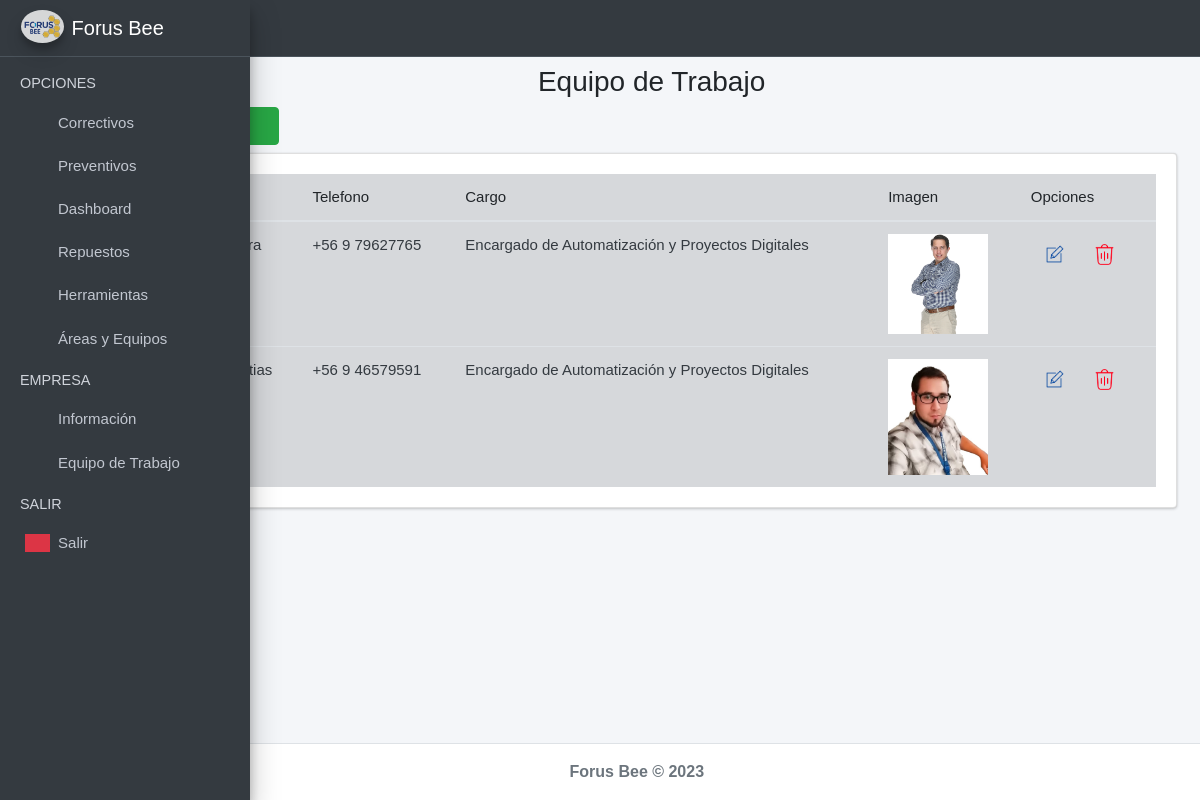
Before: /personal/ (signed in) with the older database file.
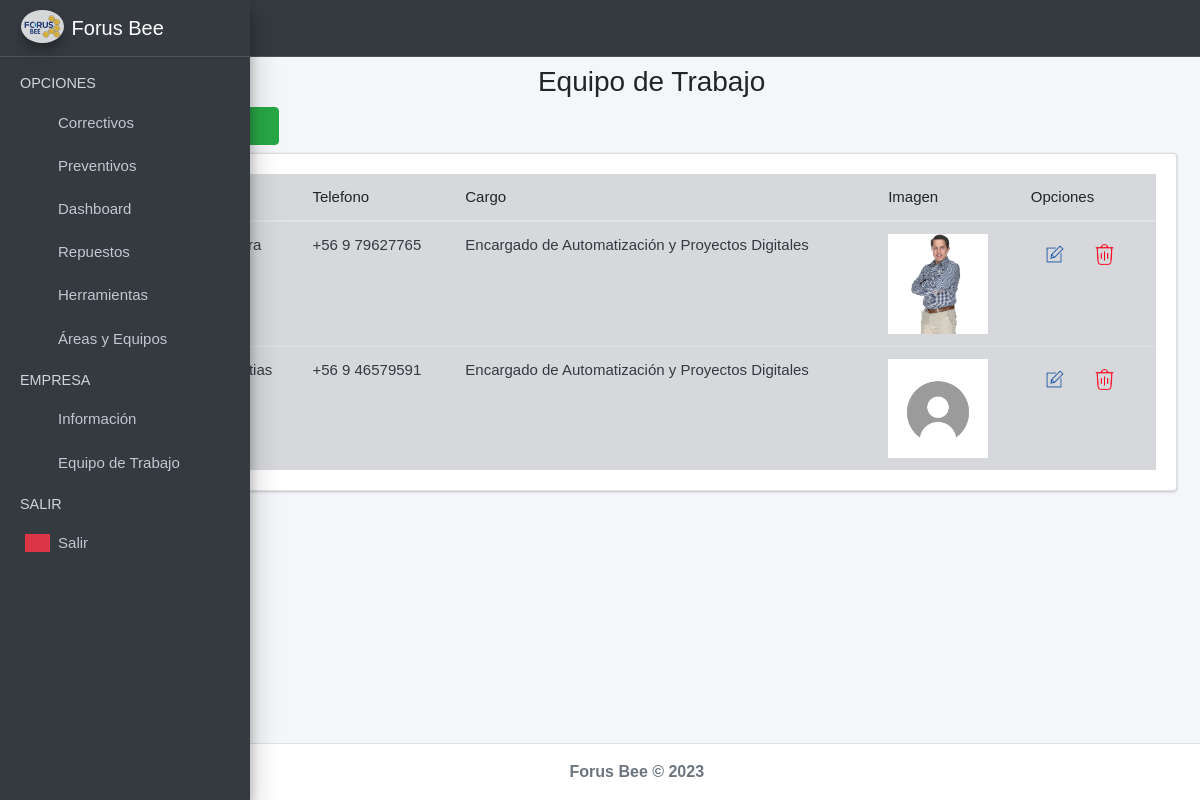
After: the same page with the newer database file.
### index/models.py (models this page shows, shortened)
class Personal (models.Model):
    nombre = models.CharField(max_length=255)
    telefono = models.CharField(max_length=255, null=True, blank=True)
    cargo = models.CharField(max_length=255, null=True, blank=True)
    imagen = models.ImageField(upload_to='personal', null=True, blank=True)
    created = models.DateTimeField(auto_now_add=True)
    updated = models.DateTimeField(auto_now_add=True)
    class Meta:
        verbose_name='tecnico'
        verbose_name_plural = 'tecnicos'

### index/views.py (the view)
# urls.py: path('personal/', views.personal_view, name='Personal'),
@login_required(login_url='Login')
def personal_view(request):
    form_personal = PersonalForm()
    form_editar_personal = EditarPersonalForm()
    personal = Personal.objects.all()
    num_personal = len(personal)
    context = {
        'form_personal': form_personal,
        'form_editar_personal': form_editar_personal,
        'personal': personal,
        'num_personal': num_personal
    }
    return render(request, 'personal.html', context)

### index/templates/personal.html (shortened to what this page needs)
{% extends "base.html" %}
{% load static %}
{% load widget_tweaks %}
{% block content %}
<link rel="stylesheet" href="{% static 'index/css/b4.css' %}">
<div class="row">
    <div class="col-md-12 mt-2">
        <h3 class="text-center"><i class="text-secondary nav-icon fas fa-users-cog"></i> Equipo de Trabajo  </h3>
        <div class="col-md-3 pb-2">
            <a href="#AgregarPersonalModal"
                data-toggle="modal" data-dismiss="modal">
                <button type="button" class="btn btn-success">
                    <i class="fas fa-plus-circle"></i>
                </button>
            </a>
        </div>
        <div class="card card-body" style="overflow:scroll">
            <table class="table table-hover table-secondary" id="myTable">
                <thead>
                    <tr>
                        <th># ID</th>
                        <th>Nombre</th>
                        <th>Telefono</th>
                        <th>Cargo</th>
                        <th>Imagen</th>
                        <th>Opciones</th>
                    </tr>
                </thead>
                <tbody class="text-dark">
                    {% for i in personal %}
                    <tr>
                        <td>{{i.id}}</td>
                        <td>{{i.nombre}}</td>
                        <td>{{i.telefono}}</td>
                        <td>{{i.cargo}}</td>
                        {% if i.imagen %}
                        <td><img width="100" src="{{i.imagen.url}}" alt="producto-{{i.id}}"></td>
                        {% else %}
                        <td></td>
                        {% endif %}
                        <td>
                            <button onclick="editarPersonal('{{i.id}}', '{{i.nombre}}', '{{i.telefono}}',
                        '{{i.cargo}}')" class="btn btn-dark-outline btn-sm" data-toggle="modal"
                                href="#EditarPersonalModal"><img src="{% static 'index/img/editar.png' %}" alt="Error"
                                    width="30"></button>
                            <button onclick="eliminarPersonal('{{i.id}}')" class="btn btn-dark-outline btn-sm"
                                data-toggle="modal" href="#EliminarPersonalModal"><img
                                    src="{% static 'index/img/delete.png' %}" alt="Error" width="25"></button>
                        </td>
                    </tr>
                    {% endfor %}
                </tbody>
            </table>
        </div>
    </div>
</div>
{% endblock %}

Changed rows visible on the page:
changed Personal (number 2 of 2 on the later page): imagen: picture removed, a placeholder shows
